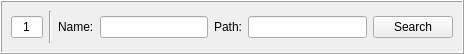
<?xml version="1.0" encoding="UTF-8"?>
<ui version="4.0">
 <class>TextureEntry</class>
 <widget class="QWidget" name="TextureEntry">
  <property name="geometry">
   <rect>
    <x>0</x>
    <y>0</y>
    <width>464</width>
    <height>54</height>
   </rect>
  </property>
  <property name="windowTitle">
   <string>Form</string>
  </property>
  <layout class="QHBoxLayout" name="horizontalLayout">
   <property name="leftMargin">
    <number>0</number>
   </property>
   <property name="topMargin">
    <number>0</number>
   </property>
   <property name="rightMargin">
    <number>0</number>
   </property>
   <property name="bottomMargin">
    <number>0</number>
   </property>
   <item>
    <widget class="QFrame" name="frame">
     <property name="frameShape">
      <enum>QFrame::Box</enum>
     </property>
     <property name="frameShadow">
      <enum>QFrame::Raised</enum>
     </property>
     <layout class="QHBoxLayout" name="horizontalLayout_2">
      <item>
       <widget class="QLineEdit" name="id_le">
        <property name="maximumSize">
         <size>
          <width>32</width>
          <height>16777215</height>
         </size>
        </property>
        <property name="text">
         <string>1</string>
        </property>
        <property name="alignment">
         <set>Qt::AlignCenter</set>
        </property>
        <property name="readOnly">
         <bool>true</bool>
        </property>
       </widget>
      </item>
      <item>
       <widget class="Line" name="line">
        <property name="orientation">
         <enum>Qt::Vertical</enum>
        </property>
       </widget>
      </item>
      <item>
       <widget class="QLabel" name="name_label">
        <property name="text">
         <string>Name:</string>
        </property>
       </widget>
      </item>
      <item>
       <widget class="QLineEdit" name="name_le">
        <property name="sizePolicy">
         <sizepolicy hsizetype="Minimum" vsizetype="Fixed">
          <horstretch>0</horstretch>
          <verstretch>0</verstretch>
         </sizepolicy>
        </property>
        <property name="maxLength">
         <number>13</number>
        </property>
       </widget>
      </item>
      <item>
       <widget class="QLabel" name="path_label">
        <property name="text">
         <string>Path:</string>
        </property>
       </widget>
      </item>
      <item>
       <widget class="QLineEdit" name="path_le"/>
      </item>
      <item>
       <widget class="QPushButton" name="search_pb">
        <property name="text">
         <string>Search</string>
        </property>
       </widget>
      </item>
     </layout>
    </widget>
   </item>
  </layout>
 </widget>
 <resources/>
 <connections/>
</ui>
